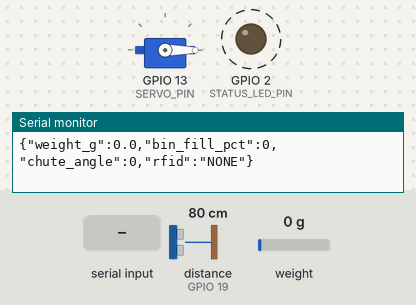
Simulated run of this sketch. Board: ESP32. On the bench: servo, output pins drawn as LEDs (lit = HIGH), the last lines printed to the serial monitor. Wiring (inferred from the names in the program): ultrasonic range finder: trigger GPIO 18; echo GPIO 19; HX711 load-cell converter: data GPIO 21; SCK GPIO 22; servo: signal GPIO 13. Dashed ring = blinking. Inputs (shaded band) come from the test bench; at power-on: distance to the obstacle (sensor on GPIO 19) 80 cm, weight on the scale 0 g. The echo pulse lasts 58.3 µs per cm; servo pulses on a pin are drawn as a servo (544–2400 µs = 0–180°); pins used as bus, display or sensor lines are not drawn.

Above: at 1.8 s.
1.9 s: "CHUTE_LANDFILL\n" received over Serial
At 2.8 s:
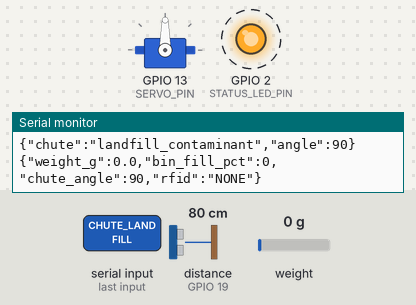
7.6 s: "CHUTE_BIO\n" received over Serial
At 8.6 s:
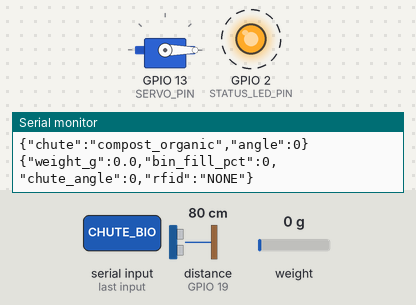
Timing chart, 0 to 15.5 s (numbered marks = the images above; inputs shaded):
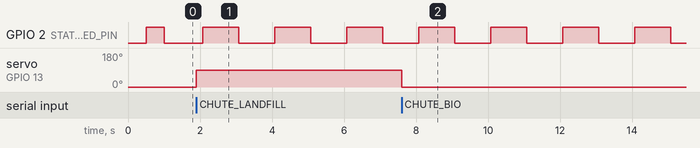

Measured:
- after the input at 1.9 s, servo on GPIO 13 (SERVO_PIN): 0° → 90° at once
- after the input at 7.6 s, servo on GPIO 13 (SERVO_PIN): 90° → 0° at once
- by itself, GPIO 2 (STATUS_LED_PIN): alternates HIGH for 1.0 s and LOW for 1.0 s

The sketch:

esp32_smart_mess.ino
```cpp
/*
 * SmartPlate AI — IoT Smart Mess Hopper & Segregation Firmware
 * Target: ESP32 DevKit / Arduino Uno + WiFi Shield
 *
 * Hardware Peripherals:
 *  1. HX711 Load Cell (5kg/10kg) - Precise plate waste weight measurement (±1g)
 *  2. HC-SR04 Ultrasonic Distance Sensor - Real-time bin fill level monitoring
 *  3. SG90 / MG995 Micro Servo - Automatic dual-chute diverter (Compost vs Landfill)
 *  4. MFRC522 RFID Reader (SPI) - Student ID card tap & Clean Plate Club verification
 *  5. WS2812B NeoPixel RGB Ring - Visual student sorting guidance (Green/Red/Blue)
 *
 * Communication:
 *  - USB Serial JSON stream (115200 baud) for Web Serial API direct browser connect
 *  - Optional WiFi HTTP POST to FastAPI backend (/api/iot/telemetry)
 */

#include <Arduino.h>

// --- PIN DEFINITIONS (ESP32) ---
// HX711 Load Cell
#define HX711_DOUT_PIN  21
#define HX711_SCK_PIN   22

// HC-SR04 Ultrasonic Sensor
#define TRIG_PIN        18
#define ECHO_PIN        19

// Servo Motor (PWM)
#define SERVO_PIN       13

// Status LED (Blinking / Indicator)
#define STATUS_LED_PIN  2

// Bin Dimensions (cm)
const float BIN_DEPTH_CM = 45.0; // Total empty depth of bin

// State variables
float current_weight_g = 0.0;
float tare_offset = 0.0;
float calibration_factor = 420.0; // Adjust after calibrating with known 100g weight
int bin_fill_percent = 0;
int servo_angle = 0; // 0 = Bio/Compost Chute, 90 = Landfill/Contaminant Chute
String last_rfid_card = "NONE";
bool auto_mode = true;
unsigned long last_telemetry_time = 0;
const unsigned long TELEMETRY_INTERVAL_MS = 1000; // Stream every 1 sec

// Mock or basic HX711 bit-bang reading (if HX711 library not installed)
long readRawHX711() {
  pinMode(HX711_DOUT_PIN, INPUT);
  pinMode(HX711_SCK_PIN, OUTPUT);
  digitalWrite(HX711_SCK_PIN, LOW);

  unsigned long startTime = millis();
  while (digitalRead(HX711_DOUT_PIN) == HIGH) {
    if (millis() - startTime > 100) return 0; // Timeout
  }

  long count = 0;
  for (int i = 0; i < 24; i++) {
    digitalWrite(HX711_SCK_PIN, HIGH);
    delayMicroseconds(1);
    count = count << 1;
    digitalWrite(HX711_SCK_PIN, LOW);
    delayMicroseconds(1);
    if (digitalRead(HX711_DOUT_PIN)) count++;
  }
  // 25th pulse for channel A, gain 128
  digitalWrite(HX711_SCK_PIN, HIGH);
  delayMicroseconds(1);
  digitalWrite(HX711_SCK_PIN, LOW);
  delayMicroseconds(1);

  if (count & 0x800000) count |= 0xFF000000; // 2's complement sign extend
  return count;
}

// Measure distance using HC-SR04
float readDistanceCM() {
  digitalWrite(TRIG_PIN, LOW);
  delayMicroseconds(2);
  digitalWrite(TRIG_PIN, HIGH);
  delayMicroseconds(10);
  digitalWrite(TRIG_PIN, LOW);

  long duration = pulseIn(ECHO_PIN, HIGH, 30000); // 30ms timeout (~5m)
  if (duration <= 0) return BIN_DEPTH_CM;

  float distance = (duration * 0.0343) / 2.0;
  if (distance > BIN_DEPTH_CM) distance = BIN_DEPTH_CM;
  if (distance < 2.0) distance = 2.0;
  return distance;
}

void setServoAngle(int angle) {
  servo_angle = constrain(angle, 0, 90);
  // Simple software PWM for ESP32/Arduino without extra library
  int pulseWidthUs = map(servo_angle, 0, 180, 544, 2400);
  for (int i = 0; i < 8; i++) {
    digitalWrite(SERVO_PIN, HIGH);
    delayMicroseconds(pulseWidthUs);
    digitalWrite(SERVO_PIN, LOW);
    delay(20);
  }
}

void setup() {
  Serial.begin(115200);
  delay(500);

  pinMode(TRIG_PIN, OUTPUT);
  pinMode(ECHO_PIN, INPUT);
  pinMode(SERVO_PIN, OUTPUT);
  pinMode(STATUS_LED_PIN, OUTPUT);

  digitalWrite(STATUS_LED_PIN, HIGH);
  setServoAngle(0); // Start at Bio chute

  // Initial Tare
  long initial_raw = readRawHX711();
  tare_offset = (float)initial_raw;

  Serial.println(F("{\"system\":\"SmartPlate-IoT\",\"status\":\"online\",\"version\":\"2.0\"}"));
}

void loop() {
  // Check for incoming serial commands from browser Web Serial API
  if (Serial.available()) {
    String cmd = Serial.readStringUntil('\n');
    cmd.trim();
    if (cmd == "TARE") {
      tare_offset = (float)readRawHX711();
      Serial.println(F("{\"event\":\"tare_success\"}"));
    } else if (cmd == "CHUTE_BIO") {
      setServoAngle(0);
      Serial.println(F("{\"chute\":\"compost_organic\",\"angle\":0}"));
    } else if (cmd == "CHUTE_LANDFILL") {
      setServoAngle(90);
      Serial.println(F("{\"chute\":\"landfill_contaminant\",\"angle\":90}"));
    } else if (cmd.startsWith("RFID:")) {
      last_rfid_card = cmd.substring(5);
    }
  }

  // Periodic Telemetry Streaming
  if (millis() - last_telemetry_time >= TELEMETRY_INTERVAL_MS) {
    last_telemetry_time = millis();

    // 1. Read load cell weight
    long raw = readRawHX711();
    if (raw != 0) {
      current_weight_g = max(0.0f, (float)(raw - tare_offset) / calibration_factor);
    }

    // 2. Read ultrasonic bin fill
    float distance = readDistanceCM();
    float filled_cm = max(0.0f, BIN_DEPTH_CM - distance);
    bin_fill_percent = (int)constrain((filled_cm / BIN_DEPTH_CM) * 100.0, 0, 100);

    // 3. Output JSON packet formatted for Web Serial API / Dashboard ingestion
    Serial.print(F("{\"weight_g\":"));
    Serial.print(current_weight_g, 1);
    Serial.print(F(",\"bin_fill_pct\":"));
    Serial.print(bin_fill_percent);
    Serial.print(F(",\"chute_angle\":"));
    Serial.print(servo_angle);
    Serial.print(F(",\"rfid\":\""));
    Serial.print(last_rfid_card);
    Serial.println(F("\"}"));

    // Heartbeat LED toggle
    digitalWrite(STATUS_LED_PIN, !digitalRead(STATUS_LED_PIN));
  }
}
```
